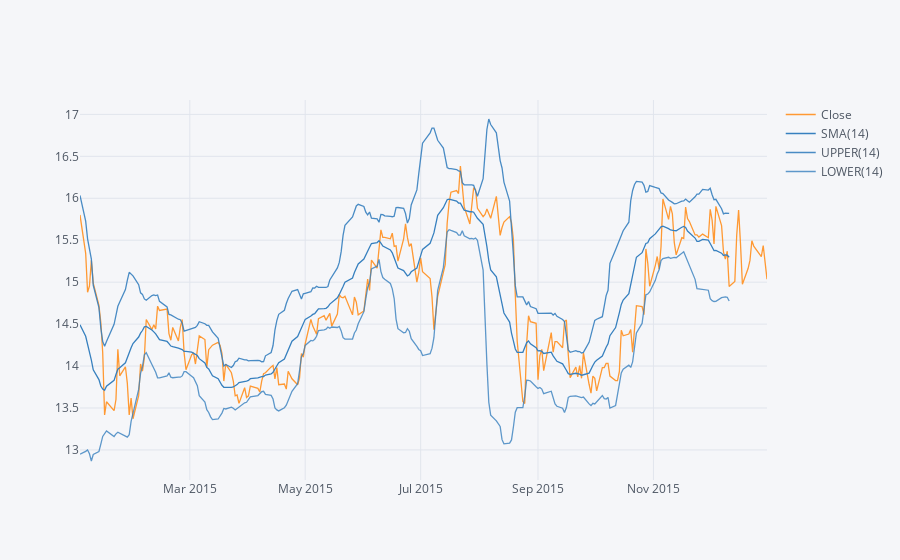

Here is the notebook cell this chart was saved with:
### Markdown cell above
**Use .ta_plot(study='boll') to create a Bollinger Band Plot for Bank of America for the year 2015.**

### Code cell
BAC['Close'].loc['2016-01-01':'2015-01-01'].ta_plot(study='boll')

### Figure 1 — Plotly figure (JSON) as saved in the notebook; plotly's stock layout.template omitted (floating-point values rounded to 4 significant figures; data arrays with more than 128 entries replaced by an {"elided": "..."} marker saying what was removed)
{"data": [{"line": {"color": "rgba(255, 153, 51, 1.0)", "dash": "solid", "shape": "linear", "width": 1.3}, "mode": "lines", "name": "Close", "text": "", "type": "scatter", "x": {"elided": "252 str values"}, "y": {"elided": "252 float values"}}, {"line": {"color": "rgba(55, 128, 191, 1.0)", "dash": "solid", "shape": "linear", "width": 1.3}, "mode": "lines", "name": "SMA(14)", "text": "", "type": "scatter", "x": {"elided": "252 str values"}, "y": {"elided": "252 mixed values"}}, {"line": {"color": "rgba(55, 128, 191, 0.8999999999999999)", "dash": "solid", "shape": "linear", "width": 1.3}, "mode": "lines", "name": "UPPER(14)", "text": "", "type": "scatter", "x": {"elided": "252 str values"}, "y": {"elided": "252 mixed values"}}, {"line": {"color": "rgba(55, 128, 191, 0.7999999999999998)", "dash": "solid", "shape": "linear", "width": 1.3}, "mode": "lines", "name": "LOWER(14)", "text": "", "type": "scatter", "x": {"elided": "252 str values"}, "y": {"elided": "252 mixed values"}}], "layout": {"legend": {"bgcolor": "#F5F6F9", "font": {"color": "#4D5663"}}, "paper_bgcolor": "#F5F6F9", "plot_bgcolor": "#F5F6F9", "title": {"font": {"color": "#4D5663"}}, "xaxis": {"gridcolor": "#E1E5ED", "showgrid": true, "tickfont": {"color": "#4D5663"}, "title": {"font": {"color": "#4D5663"}, "text": ""}, "zerolinecolor": "#E1E5ED"}, "yaxis": {"gridcolor": "#E1E5ED", "showgrid": true, "tickfont": {"color": "#4D5663"}, "title": {"font": {"color": "#4D5663"}, "text": ""}, "zerolinecolor": "#E1E5ED"}}}
